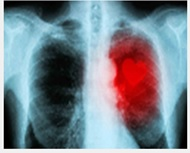
#> input picture tes.jpg, 190 x 153 px, given in place of the camera
$ jupyter execute CannyVideoEdgeDetection.ipynb   (text cells are left out)
#> lines starting #> are read from the running program, lines starting #| are printed output that depends on the picture; after the words box and inside, x2 and y2 are one past the last pixel; in counts of white or black regions, pixels touching at a corner belong together
[cell 1]
import cv2
import numpy as np

[cell 2]
cap = cv2.VideoCapture(0)

[cell 3]
while(1):
    ret, frame = cap.read()
#> frame is the input picture: shape (153, 190, 3); mean B, G, R 139.1, 129.8, 120.3
    hsv = cv2.cvtColor(frame, cv2.COLOR_BGR2HSV)
#> hsv: shape (153, 190, 3); mean H, S, V 96.4, 91.9, 155
    lower_red = np.array([30,150,50])
    upper_red = np.array([255,255,180])
    mask = cv2.inRange(hsv, lower_red, upper_red)
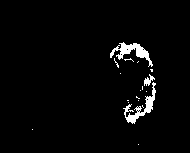
#> mask: shape (153, 190); 2.9% white; 18 white regions (15 under 20 px), largest, box (x1, y1, x2, y2) and area: (110, 42, 153, 67) 363, (123, 82, 156, 124) 349, (144, 74, 155, 86) 62
    res = cv2.bitwise_and(frame,frame, mask = mask)
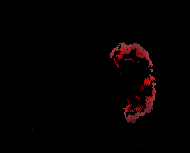
#> res: shape (153, 190, 3); mean B, G, R 1.1, 1, 4
    cv2.imshow('Original', frame)
    edges = cv2.Canny(frame,100,200)
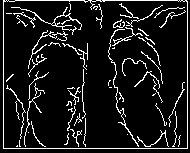
#> edges: shape (153, 190); 9.8% white in thin lines or dots
    cv2.imshow('Edges', edges)

    k = cv2.waitKey(5) & 0xFF
#> (key Esc is pressed here)
    if k == 1:
        break
cap.release()
print(edges)
cv2.destroyAllWindows()
